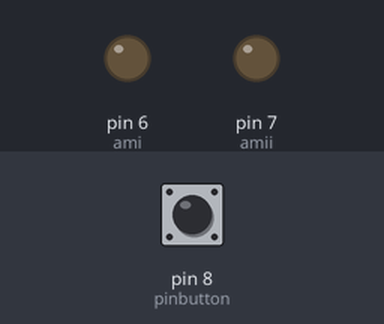
The sketch below on a simulated Arduino Uno, built with avr-gcc and run on an emulated ATmega328P. On the bench: output pins drawn as LEDs (lit = HIGH). Dashed ring = blinking. The test bench sets the inputs (shaded band); at power-on: pin 8 (pinbutton) HIGH.

Above: at 1.2 s.
1.3 s: pin 8 (pinbutton) pulled LOW for 1 s
At 2.05 s:
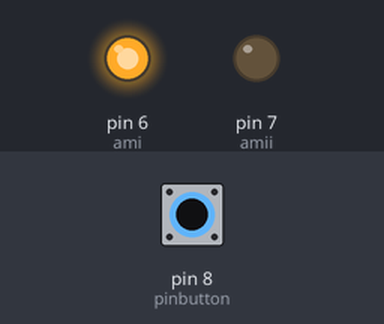
At 3.1 s:
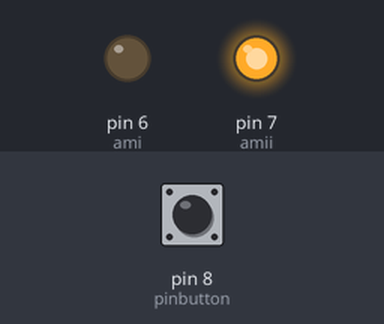
4.3 s: pin 8 (pinbutton) pulled LOW for 3.2 s
At 5.4 s:
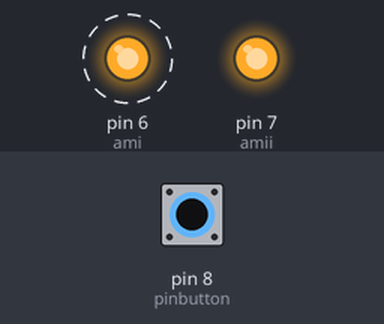
Timing chart, 0 to 8.9 s (numbered marks = the images above; inputs shaded):
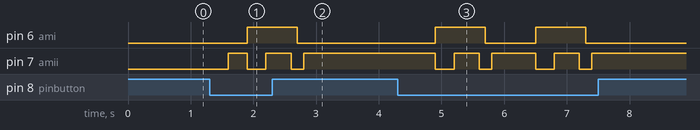

Measured:
- after the input at 1.3 s, pin 6 (ami): LOW → HIGH after 0.60 s, → LOW 0.80 s later; pin 7 (amii): goes HIGH 0.30 s, LOW 0.30 s, HIGH 0.40 s, LOW 0.20 s, then HIGH, starting after 0.30 s
- after the input at 4.3 s, pin 6 (ami): alternates HIGH for 0.80 s and LOW for 0.80 s, 4 changes in all, then stays LOW, starting after 0.60 s; pin 7 (amii): HIGH → LOW after 0.60 s, → HIGH 0.30 s later, → LOW 0.40 s later, → HIGH 0.20 s later, … (8 changes in this stretch)

The sketch:

sketch_jul09an.ino
```cpp
int ami = 6;
int amii = 7;
int pinbutton = 8;
int nilait;
int count;

void setup(){

pinMode(ami, OUTPUT);
pinMode(amii, OUTPUT);
pinMode(pinbutton, INPUT);
digitalWrite(pinbutton, HIGH);
}

void loop(){
  nilait = digitalRead(pinbutton);
 if(nilait == 0){
  count++;
  delay(300);
  if(count==1){
  digitalWrite(ami, LOW);

  digitalWrite(amii,HIGH);
  }
 if(count==2){
  digitalWrite(ami, HIGH);

  digitalWrite(amii,LOW);
 }

 if(count==3){
  digitalWrite(ami,HIGH);

  digitalWrite(amii,HIGH);
 }

   if(count==4){
  digitalWrite(ami,HIGH);
  delay(100);
  digitalWrite(amii,LOW);
 delay(100);
  digitalWrite(ami,LOW);
  delay(100);
  digitalWrite(amii,HIGH);
 delay(100);
count=0;
}
 }
}
```
